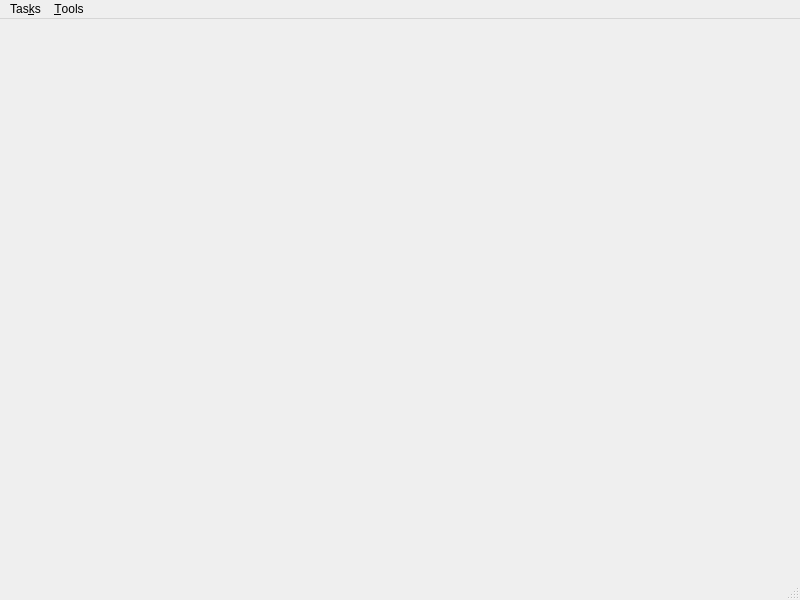
<?xml version="1.0" encoding="UTF-8"?>
<ui version="4.0">
 <class>MainWindow</class>
 <widget class="QMainWindow" name="MainWindow">
  <property name="geometry">
   <rect>
    <x>0</x>
    <y>0</y>
    <width>800</width>
    <height>600</height>
   </rect>
  </property>
  <property name="windowTitle">
   <string>MainWindow</string>
  </property>
  <widget class="QWidget" name="centralwidget"/>
  <widget class="QMenuBar" name="menubar">
   <property name="geometry">
    <rect>
     <x>0</x>
     <y>0</y>
     <width>800</width>
     <height>25</height>
    </rect>
   </property>
   <widget class="QMenu" name="menu_Tasks">
    <property name="title">
     <string>Tas&amp;ks</string>
    </property>
   </widget>
   <widget class="QMenu" name="menu_Tools">
    <property name="title">
     <string>&amp;Tools</string>
    </property>
    <addaction name="actionOpenUserTaskFolder"/>
    <addaction name="actionOpenDefaultTaskFolder"/>
   </widget>
   <addaction name="menu_Tasks"/>
   <addaction name="menu_Tools"/>
  </widget>
  <widget class="QStatusBar" name="statusbar"/>
  <action name="actionOpenDefaultTaskFolder">
   <property name="text">
    <string>Open &amp;Default Task Folder</string>
   </property>
  </action>
  <action name="actionOpenUserTaskFolder">
   <property name="text">
    <string>Open &amp;User Task Folder</string>
   </property>
  </action>
 </widget>
 <resources/>
 <connections/>
</ui>
